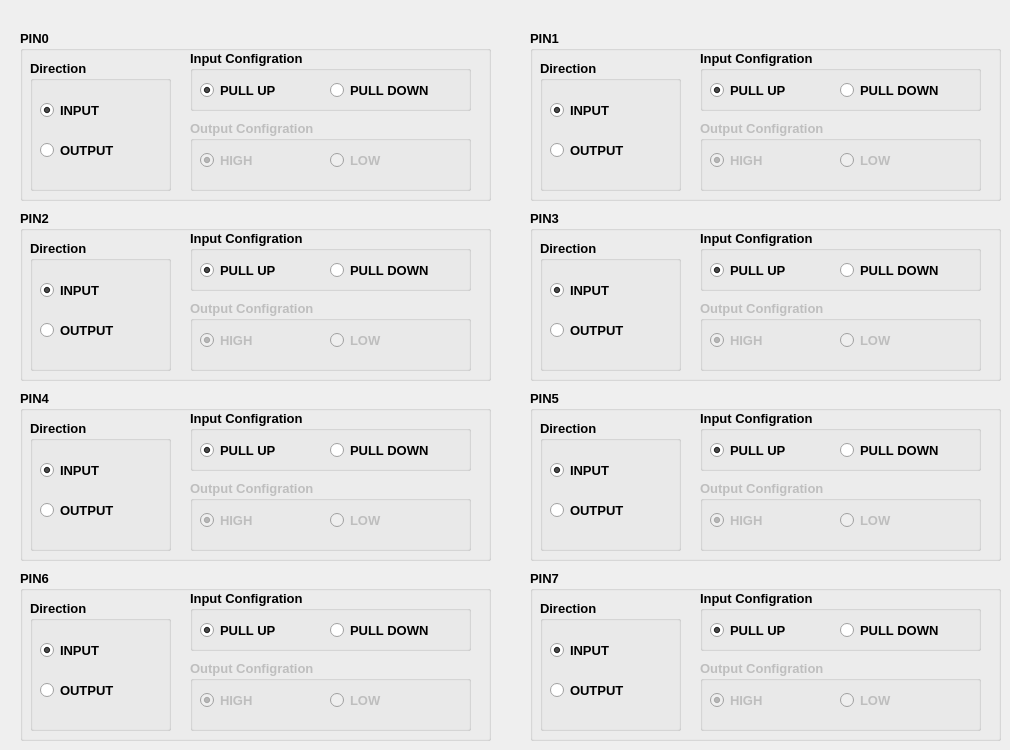
     <widget class="QWidget" name="portC_tab">
      <attribute name="title">
       <string>PORTC</string>
      </attribute>
      <widget class="QGroupBox" name="groupBox_225">
       <property name="geometry">
        <rect>
         <x>530</x>
         <y>210</y>
         <width>471</width>
         <height>171</height>
        </rect>
       </property>
       <property name="font">
        <font>
         <pointsize>10</pointsize>
         <weight>75</weight>
         <bold>true</bold>
        </font>
       </property>
       <property name="title">
        <string>PIN3</string>
       </property>
       <widget class="QGroupBox" name="groupBox_226">
        <property name="geometry">
         <rect>
          <x>10</x>
          <y>30</y>
          <width>141</width>
          <height>131</height>
         </rect>
        </property>
        <property name="title">
         <string>Direction</string>
        </property>
        <widget class="QRadioButton" name="PORTC_PIN3_INPUT_radioButton_2">
         <property name="geometry">
          <rect>
           <x>10</x>
           <y>40</y>
           <width>95</width>
           <height>20</height>
          </rect>
         </property>
         <property name="text">
          <string>INPUT</string>
         </property>
         <property name="checked">
          <bool>true</bool>
         </property>
        </widget>
        <widget class="QRadioButton" name="PORTC_PIN3_OUTPUT_radioButton_2">
         <property name="geometry">
          <rect>
           <x>10</x>
           <y>80</y>
           <width>95</width>
           <height>20</height>
          </rect>
         </property>
         <property name="text">
          <string>OUTPUT</string>
         </property>
        </widget>
       </widget>
       <widget class="QGroupBox" name="groupBox_227">
        <property name="geometry">
         <rect>
          <x>170</x>
          <y>20</y>
          <width>281</width>
          <height>61</height>
         </rect>
        </property>
        <property name="title">
         <string>Input Configration</string>
        </property>
        <widget class="QRadioButton" name="PORTC_PIN3_IN_PULL_UP_radioButton_2">
         <property name="geometry">
          <rect>
           <x>10</x>
           <y>30</y>
           <width>95</width>
           <height>20</height>
          </rect>
         </property>
         <property name="text">
          <string>PULL UP</string>
         </property>
         <property name="checked">
          <bool>true</bool>
         </property>
        </widget>
        <widget class="QRadioButton" name="PORTC_PIN3_IN_PULL_DOWN_radioButton_2">
         <property name="geometry">
          <rect>
           <x>140</x>
           <y>30</y>
           <width>141</width>
           <height>20</height>
          </rect>
         </property>
         <property name="text">
          <string>PULL DOWN</string>
         </property>
        </widget>
       </widget>
       <widget class="QGroupBox" name="groupBox_228">
        <property name="enabled">
         <bool>false</bool>
        </property>
        <property name="geometry">
         <rect>
          <x>170</x>
          <y>90</y>
          <width>281</width>
          <height>71</height>
         </rect>
        </property>
        <property name="title">
         <string>Output Configration</string>
        </property>
        <widget class="QRadioButton" name="PORTC_PIN3_OUT_HIGH_radioButton_2">
         <property name="geometry">
          <rect>
           <x>10</x>
           <y>30</y>
           <width>111</width>
           <height>20</height>
          </rect>
         </property>
         <property name="text">
          <string>HIGH</string>
         </property>
         <property name="checked">
          <bool>true</bool>
         </property>
        </widget>
        <widget class="QRadioButton" name="PORTC_PIN3_OUT_LOW_radioButton_2">
         <property name="geometry">
          <rect>
           <x>140</x>
           <y>30</y>
           <width>95</width>
           <height>20</height>
          </rect>
         </property>
         <property name="text">
          <string>LOW</string>
         </property>
        </widget>
       </widget>
      </widget>
      <widget class="QGroupBox" name="groupBox_205">
       <property name="geometry">
        <rect>
         <x>20</x>
         <y>30</y>
         <width>471</width>
         <height>171</height>
        </rect>
       </property>
       <property name="font">
        <font>
         <pointsize>10</pointsize>
         <weight>75</weight>
         <bold>true</bold>
        </font>
       </property>
       <property name="title">
        <string>PIN0</string>
       </property>
       <widget class="QGroupBox" name="groupBox_206">
        <property name="geometry">
         <rect>
          <x>10</x>
          <y>30</y>
          <width>141</width>
          <height>131</height>
         </rect>
        </property>
        <property name="title">
         <string>Direction</string>
        </property>
        <widget class="QRadioButton" name="PORTC_PIN0_INPUT_radioButton_2">
         <property name="geometry">
          <rect>
           <x>10</x>
           <y>40</y>
           <width>95</width>
           <height>20</height>
          </rect>
         </property>
         <property name="text">
          <string>INPUT</string>
         </property>
         <property name="checked">
          <bool>true</bool>
         </property>
        </widget>
        <widget class="QRadioButton" name="PORTC_PIN0_OUTPUT_radioButton_2">
         <property name="geometry">
          <rect>
           <x>10</x>
           <y>80</y>
           <width>95</width>
           <height>20</height>
          </rect>
         </property>
         <property name="text">
          <string>OUTPUT</string>
         </property>
        </widget>
       </widget>
       <widget class="QGroupBox" name="groupBox_207">
        <property name="geometry">
         <rect>
          <x>170</x>
          <y>20</y>
          <width>281</width>
          <height>61</height>
         </rect>
        </property>
        <property name="title">
         <string>Input Configration</string>
        </property>
        <widget class="QRadioButton" name="PORTC_PIN0_IN_PULL_UP_radioButton_2">
         <property name="geometry">
          <rect>
           <x>10</x>
           <y>30</y>
           <width>95</width>
           <height>20</height>
          </rect>
         </property>
         <property name="text">
          <string>PULL UP</string>
         </property>
         <property name="checked">
          <bool>true</bool>
         </property>
        </widget>
        <widget class="QRadioButton" name="PORTC_PIN0_IN_PULL_DOWN_radioButton_2">
         <property name="geometry">
          <rect>
           <x>140</x>
           <y>30</y>
           <width>141</width>
           <height>20</height>
          </rect>
         </property>
         <property name="text">
          <string>PULL DOWN</string>
         </property>
        </widget>
       </widget>
       <widget class="QGroupBox" name="groupBox_208">
        <property name="enabled">
         <bool>false</bool>
        </property>
        <property name="geometry">
         <rect>
          <x>170</x>
          <y>90</y>
          <width>281</width>
          <height>71</height>
         </rect>
        </property>
        <property name="title">
         <string>Output Configration</string>
        </property>
        <widget class="QRadioButton" name="PORTC_PIN0_OUT_HIGH_radioButton">
         <property name="geometry">
          <rect>
           <x>10</x>
           <y>30</y>
           <width>111</width>
           <height>20</height>
          </rect>
         </property>
         <property name="text">
          <string>HIGH</string>
         </property>
         <property name="checked">
          <bool>true</bool>
         </property>
        </widget>
        <widget class="QRadioButton" name="PORTC_PIN0_OUT_LOW_radioButton">
         <property name="geometry">
          <rect>
           <x>140</x>
           <y>30</y>
           <width>95</width>
           <height>20</height>
          </rect>
         </property>
         <property name="text">
          <string>LOW</string>
         </property>
        </widget>
       </widget>
      </widget>
      <widget class="QGroupBox" name="groupBox_117">
       <property name="geometry">
        <rect>
         <x>530</x>
         <y>570</y>
         <width>471</width>
         <height>171</height>
        </rect>
       </property>
       <property name="font">
        <font>
         <pointsize>10</pointsize>
         <weight>75</weight>
         <bold>true</bold>
        </font>
       </property>
       <property name="title">
        <string>PIN7</string>
       </property>
       <widget class="QGroupBox" name="groupBox_121">
        <property name="geometry">
         <rect>
          <x>10</x>
          <y>30</y>
          <width>141</width>
          <height>131</height>
         </rect>
        </property>
        <property name="title">
         <string>Direction</string>
        </property>
        <widget class="QRadioButton" name="PORTC_PIN7_INPUT_radioButton_2">
         <property name="geometry">
          <rect>
           <x>10</x>
           <y>40</y>
           <width>95</width>
           <height>20</height>
          </rect>
         </property>
         <property name="text">
          <string>INPUT</string>
         </property>
         <property name="checked">
          <bool>true</bool>
         </property>
        </widget>
        <widget class="QRadioButton" name="PORTC_PIN7_OUTPUT_radioButton_2">
         <property name="geometry">
          <rect>
           <x>10</x>
           <y>80</y>
           <width>95</width>
           <height>20</height>
          </rect>
         </property>
         <property name="text">
          <string>OUTPUT</string>
         </property>
        </widget>
       </widget>
       <widget class="QGroupBox" name="groupBox_125">
        <property name="geometry">
         <rect>
          <x>170</x>
          <y>20</y>
          <width>281</width>
          <height>61</height>
         </rect>
        </property>
        <property name="title">
         <string>Input Configration</string>
        </property>
        <widget class="QRadioButton" name="PORTC_PIN7_IN_PULL_UP_radioButton_2">
         <property name="geometry">
          <rect>
           <x>10</x>
           <y>30</y>
           <width>95</width>
           <height>20</height>
          </rect>
         </property>
         <property name="text">
          <string>PULL UP</string>
         </property>
         <property name="checked">
          <bool>true</bool>
         </property>
        </widget>
        <widget class="QRadioButton" name="PORTC_PIN7_IN_PULL_DOWN_radioButton_2">
         <property name="geometry">
          <rect>
           <x>140</x>
           <y>30</y>
           <width>141</width>
           <height>20</height>
          </rect>
         </property>
         <property name="text">
          <string>PULL DOWN</string>
         </property>
        </widget>
       </widget>
       <widget class="QGroupBox" name="groupBox_129">
        <property name="enabled">
         <bool>false</bool>
        </property>
        <property name="geometry">
         <rect>
          <x>170</x>
          <y>90</y>
          <width>281</width>
          <height>71</height>
         </rect>
        </property>
        <property name="title">
         <string>Output Configration</string>
        </property>
        <widget class="QRadioButton" name="PORTC_PIN7_OUT_HIGH_radioButton_2">
         <property name="geometry">
          <rect>
           <x>10</x>
           <y>30</y>
           <width>111</width>
           <height>20</height>
          </rect>
         </property>
         <property name="text">
          <string>HIGH</string>
         </property>
         <property name="checked">
          <bool>true</bool>
         </property>
        </widget>
        <widget class="QRadioButton" name="PORTC_PIN7_OUT_LOW_radioButton_2">
         <property name="geometry">
          <rect>
           <x>140</x>
           <y>30</y>
           <width>95</width>
           <height>20</height>
          </rect>
         </property>
         <property name="text">
          <string>LOW</string>
         </property>
        </widget>
       </widget>
      </widget>
      <widget class="QGroupBox" name="groupBox_213">
       <property name="geometry">
        <rect>
         <x>530</x>
         <y>390</y>
         <width>471</width>
         <height>171</height>
        </rect>
       </property>
       <property name="font">
        <font>
         <pointsize>10</pointsize>
         <weight>75</weight>
         <bold>true</bold>
        </font>
       </property>
       <property name="title">
        <string>PIN5</string>
       </property>
       <widget class="QGroupBox" name="groupBox_214">
        <property name="geometry">
         <rect>
          <x>10</x>
          <y>30</y>
          <width>141</width>
          <height>131</height>
         </rect>
        </property>
        <property name="title">
         <string>Direction</string>
        </property>
        <widget class="QRadioButton" name="PORTC_PIN5_INPUT_radioButton_2">
         <property name="geometry">
          <rect>
           <x>10</x>
           <y>40</y>
           <width>95</width>
           <height>20</height>
          </rect>
         </property>
         <property name="text">
          <string>INPUT</string>
         </property>
         <property name="checked">
          <bool>true</bool>
         </property>
        </widget>
        <widget class="QRadioButton" name="PORTC_PIN5_OUTPUT_radioButton_2">
         <property name="geometry">
          <rect>
           <x>10</x>
           <y>80</y>
           <width>95</width>
           <height>20</height>
          </rect>
         </property>
         <property name="text">
          <string>OUTPUT</string>
         </property>
        </widget>
       </widget>
       <widget class="QGroupBox" name="groupBox_215">
        <property name="geometry">
         <rect>
          <x>170</x>
          <y>20</y>
          <width>281</width>
          <height>61</height>
         </rect>
        </property>
        <property name="title">
         <string>Input Configration</string>
        </property>
        <widget class="QRadioButton" name="PORTC_PIN5_IN_PULL_UP_radioButton_2">
         <property name="geometry">
          <rect>
           <x>10</x>
           <y>30</y>
           <width>95</width>
           <height>20</height>
          </rect>
         </property>
         <property name="text">
          <string>PULL UP</string>
         </property>
         <property name="checked">
          <bool>true</bool>
         </property>
        </widget>
        <widget class="QRadioButton" name="PORTC_PIN5_IN_PULL_DOWN_radioButton_2">
         <property name="geometry">
          <rect>
           <x>140</x>
           <y>30</y>
           <width>141</width>
           <height>20</height>
          </rect>
         </property>
         <property name="text">
          <string>PULL DOWN</string>
         </property>
        </widget>
       </widget>
       <widget class="QGroupBox" name="groupBox_216">
        <property name="enabled">
         <bool>false</bool>
        </property>
        <property name="geometry">
         <rect>
          <x>170</x>
          <y>90</y>
          <width>281</width>
          <height>71</height>
         </rect>
        </property>
        <property name="title">
         <string>Output Configration</string>
        </property>
        <widget class="QRadioButton" name="PORTC_PIN5_OUT_HIGH_radioButton_2">
         <property name="geometry">
          <rect>
           <x>10</x>
           <y>30</y>
           <width>111</width>
           <height>20</height>
          </rect>
         </property>
         <property name="text">
          <string>HIGH</string>
         </property>
         <property name="checked">
          <bool>true</bool>
         </property>
        </widget>
        <widget class="QRadioButton" name="PORTC_PIN5_OUT_LOW_radioButton_2">
         <property name="geometry">
          <rect>
           <x>140</x>
           <y>30</y>
           <width>95</width>
           <height>20</height>
          </rect>
         </property>
         <property name="text">
          <string>LOW</string>
         </property>
        </widget>
       </widget>
      </widget>
      <widget class="QGroupBox" name="groupBox_209">
       <property name="geometry">
        <rect>
         <x>20</x>
         <y>210</y>
         <width>471</width>
         <height>171</height>
        </rect>
       </property>
       <property name="font">
        <font>
         <pointsize>10</pointsize>
         <weight>75</weight>
         <bold>true</bold>
        </font>
       </property>
       <property name="title">
        <string>PIN2</string>
       </property>
       <widget class="QGroupBox" name="groupBox_210">
        <property name="geometry">
         <rect>
          <x>10</x>
          <y>30</y>
          <width>141</width>
          <height>131</height>
         </rect>
        </property>
        <property name="title">
         <string>Direction</string>
        </property>
        <widget class="QRadioButton" name="PORTC_PIN2_INPUT_radioButton_2">
         <property name="geometry">
          <rect>
           <x>10</x>
           <y>40</y>
           <width>95</width>
           <height>20</height>
          </rect>
         </property>
         <property name="text">
          <string>INPUT</string>
         </property>
         <property name="checked">
          <bool>true</bool>
         </property>
        </widget>
        <widget class="QRadioButton" name="PORTC_PIN2_OUTPUT_radioButton_2">
         <property name="geometry">
          <rect>
           <x>10</x>
           <y>80</y>
           <width>95</width>
           <height>20</height>
          </rect>
         </property>
         <property name="text">
          <string>OUTPUT</string>
         </property>
         <property name="checked">
          <bool>false</bool>
         </property>
        </widget>
       </widget>
       <widget class="QGroupBox" name="groupBox_211">
        <property name="geometry">
         <rect>
          <x>170</x>
          <y>20</y>
          <width>281</width>
          <height>61</height>
         </rect>
        </property>
        <property name="title">
         <string>Input Configration</string>
        </property>
        <widget class="QRadioButton" name="PORTC_PIN2_IN_PULL_UP_radioButton_2">
         <property name="geometry">
          <rect>
           <x>10</x>
           <y>30</y>
           <width>95</width>
           <height>20</height>
          </rect>
         </property>
         <property name="text">
          <string>PULL UP</string>
         </property>
         <property name="checked">
          <bool>true</bool>
         </property>
        </widget>
        <widget class="QRadioButton" name="PORTC_PIN2_IN_PULL_DOWN_radioButton_2">
         <property name="geometry">
          <rect>
           <x>140</x>
           <y>30</y>
           <width>141</width>
           <height>20</height>
          </rect>
         </property>
         <property name="text">
          <string>PULL DOWN</string>
         </property>
        </widget>
       </widget>
       <widget class="QGroupBox" name="groupBox_212">
        <property name="enabled">
         <bool>false</bool>
        </property>
        <property name="geometry">
         <rect>
          <x>170</x>
          <y>90</y>
          <width>281</width>
          <height>71</height>
         </rect>
        </property>
        <property name="title">
         <string>Output Configration</string>
        </property>
        <widget class="QRadioButton" name="PORTC_PIN2_OUT_HIGH_radioButton_2">
         <property name="geometry">
          <rect>
           <x>10</x>
           <y>30</y>
           <width>111</width>
           <height>20</height>
          </rect>
         </property>
         <property name="text">
          <string>HIGH</string>
         </property>
         <property name="checked">
          <bool>true</bool>
         </property>
        </widget>
        <widget class="QRadioButton" name="PORTC_PIN2_OUT_LOW_radioButton_2">
         <property name="geometry">
          <rect>
           <x>140</x>
           <y>30</y>
           <width>95</width>
           <height>20</height>
          </rect>
         </property>
         <property name="text">
          <string>LOW</string>
         </property>
        </widget>
       </widget>
      </widget>
      <widget class="QGroupBox" name="groupBox_133">
       <property name="geometry">
        <rect>
         <x>20</x>
         <y>390</y>
         <width>471</width>
         <height>171</height>
        </rect>
       </property>
       <property name="font">
        <font>
         <pointsize>10</pointsize>
         <weight>75</weight>
         <bold>true</bold>
        </font>
       </property>
       <property name="title">
        <string>PIN4</string>
       </property>
       <widget class="QGroupBox" name="groupBox_137">
        <property name="geometry">
         <rect>
          <x>10</x>
          <y>30</y>
          <width>141</width>
          <height>131</height>
         </rect>
        </property>
        <property name="title">
         <string>Direction</string>
        </property>
        <widget class="QRadioButton" name="PORTC_PIN4_INPUT_radioButton_2">
         <property name="geometry">
          <rect>
           <x>10</x>
           <y>40</y>
           <width>95</width>
           <height>20</height>
          </rect>
         </property>
         <property name="text">
          <string>INPUT</string>
         </property>
         <property name="checked">
          <bool>true</bool>
         </property>
        </widget>
        <widget class="QRadioButton" name="PORTC_PIN4_OUTPUT_radioButton_2">
         <property name="geometry">
          <rect>
           <x>10</x>
           <y>80</y>
           <width>95</width>
           <height>20</height>
          </rect>
         </property>
         <property name="text">
          <string>OUTPUT</string>
         </property>
        </widget>
       </widget>
       <widget class="QGroupBox" name="groupBox_141">
        <property name="geometry">
         <rect>
          <x>170</x>
          <y>20</y>
          <width>281</width>
          <height>61</height>
         </rect>
        </property>
        <property name="title">
         <string>Input Configration</string>
        </property>
        <widget class="QRadioButton" name="PORTC_PIN4_IN_PULL_UP_radioButton_2">
         <property name="geometry">
          <rect>
           <x>10</x>
           <y>30</y>
           <width>95</width>
           <height>20</height>
          </rect>
         </property>
         <property name="text">
          <string>PULL UP</string>
         </property>
         <property name="checked">
          <bool>true</bool>
         </property>
        </widget>
        <widget class="QRadioButton" name="PORTC_PIN4_IN_PULL_DOWN_radioButton_2">
         <property name="geometry">
          <rect>
           <x>140</x>
           <y>30</y>
           <width>141</width>
           <height>20</height>
          </rect>
         </property>
         <property name="text">
          <string>PULL DOWN</string>
         </property>
        </widget>
       </widget>
       <widget class="QGroupBox" name="groupBox_145">
        <property name="enabled">
         <bool>false</bool>
        </property>
        <property name="geometry">
         <rect>
          <x>170</x>
          <y>90</y>
          <width>281</width>
          <height>71</height>
         </rect>
        </property>
        <property name="title">
         <string>Output Configration</string>
        </property>
        <widget class="QRadioButton" name="PORTC_PIN4_OUT_HIGH_radioButton_2">
         <property name="geometry">
          <rect>
           <x>10</x>
           <y>30</y>
           <width>111</width>
           <height>20</height>
          </rect>
         </property>
         <property name="text">
          <string>HIGH</string>
         </property>
         <property name="checked">
          <bool>true</bool>
         </property>
        </widget>
        <widget class="QRadioButton" name="PORTC_PIN4_OUT_LOW_radioButton_2">
         <property name="geometry">
          <rect>
           <x>140</x>
           <y>30</y>
           <width>95</width>
           <height>20</height>
          </rect>
         </property>
         <property name="text">
          <string>LOW</string>
         </property>
        </widget>
       </widget>
      </widget>
      <widget class="QGroupBox" name="groupBox_221">
       <property name="geometry">
        <rect>
         <x>20</x>
         <y>570</y>
         <width>471</width>
         <height>171</height>
        </rect>
       </property>
       <property name="font">
        <font>
         <pointsize>10</pointsize>
         <weight>75</weight>
         <bold>true</bold>
        </font>
       </property>
       <property name="title">
        <string>PIN6</string>
       </property>
       <widget class="QGroupBox" name="groupBox_222">
        <property name="geometry">
         <rect>
          <x>10</x>
          <y>30</y>
          <width>141</width>
          <height>131</height>
         </rect>
        </property>
        <property name="title">
         <string>Direction</string>
        </property>
        <widget class="QRadioButton" name="PORTC_PIN6_INPUT_radioButton_2">
         <property name="geometry">
          <rect>
           <x>10</x>
           <y>40</y>
           <width>95</width>
           <height>20</height>
          </rect>
         </property>
         <property name="text">
          <string>INPUT</string>
         </property>
         <property name="checked">
          <bool>true</bool>
         </property>
        </widget>
        <widget class="QRadioButton" name="PORTC_PIN6_OUTPUT_radioButton_2">
         <property name="geometry">
          <rect>
           <x>10</x>
           <y>80</y>
           <width>95</width>
           <height>20</height>
          </rect>
         </property>
         <property name="text">
          <string>OUTPUT</string>
         </property>
        </widget>
       </widget>
       <widget class="QGroupBox" name="groupBox_223">
        <property name="geometry">
         <rect>
          <x>170</x>
          <y>20</y>
          <width>281</width>
          <height>61</height>
         </rect>
        </property>
        <property name="title">
         <string>Input Configration</string>
        </property>
        <widget class="QRadioButton" name="PORTC_PIN6_IN_PULL_UP_radioButton_2">
         <property name="geometry">
          <rect>
           <x>10</x>
           <y>30</y>
           <width>95</width>
           <height>20</height>
          </rect>
         </property>
         <property name="text">
          <string>PULL UP</string>
         </property>
         <property name="checked">
          <bool>true</bool>
         </property>
        </widget>
        <widget class="QRadioButton" name="PORTC_PIN6_IN_PULL_DOWN_radioButton_2">
         <property name="geometry">
          <rect>
           <x>140</x>
           <y>30</y>
           <width>141</width>
           <height>20</height>
          </rect>
         </property>
         <property name="text">
          <string>PULL DOWN</string>
         </property>
        </widget>
       </widget>
       <widget class="QGroupBox" name="groupBox_224">
        <property name="enabled">
         <bool>false</bool>
        </property>
        <property name="geometry">
         <rect>
          <x>170</x>
          <y>90</y>
          <width>281</width>
          <height>71</height>
         </rect>
        </property>
        <property name="title">
         <string>Output Configration</string>
        </property>
        <widget class="QRadioButton" name="PORTC_PIN6_OUT_HIGH_radioButton_2">
         <property name="geometry">
          <rect>
           <x>10</x>
           <y>30</y>
           <width>111</width>
           <height>20</height>
          </rect>
         </property>
         <property name="text">
          <string>HIGH</string>
         </property>
         <property name="checked">
          <bool>true</bool>
         </property>
        </widget>
        <widget class="QRadioButton" name="PORTC_PIN6_OUT_LOW_radioButton_2">
         <property name="geometry">
          <rect>
           <x>140</x>
           <y>30</y>
           <width>95</width>
           <height>20</height>
          </rect>
         </property>
         <property name="text">
          <string>LOW</string>
         </property>
        </widget>
       </widget>
      </widget>
      <widget class="QGroupBox" name="groupBox_217">
       <property name="geometry">
        <rect>
         <x>530</x>
         <y>30</y>
         <width>471</width>
         <height>171</height>
        </rect>
       </property>
       <property name="font">
        <font>
         <pointsize>10</pointsize>
         <weight>75</weight>
         <bold>true</bold>
        </font>
       </property>
       <property name="title">
        <string>PIN1</string>
       </property>
       <widget class="QGroupBox" name="groupBox_218">
        <property name="geometry">
         <rect>
          <x>10</x>
          <y>30</y>
          <width>141</width>
          <height>131</height>
         </rect>
        </property>
        <property name="title">
         <string>Direction</string>
        </property>
        <widget class="QRadioButton" name="PORTC_PIN1_INPUT_radioButton_2">
         <property name="geometry">
          <rect>
           <x>10</x>
           <y>40</y>
           <width>95</width>
           <height>20</height>
          </rect>
         </property>
         <property name="text">
          <string>INPUT</string>
         </property>
         <property name="checked">
          <bool>true</bool>
         </property>
        </widget>
        <widget class="QRadioButton" name="PORTC_PIN1_OUTPUT_radioButton_2">
         <property name="geometry">
          <rect>
           <x>10</x>
           <y>80</y>
           <width>95</width>
           <height>20</height>
          </rect>
         </property>
         <property name="text">
          <string>OUTPUT</string>
         </property>
        </widget>
       </widget>
       <widget class="QGroupBox" name="groupBox_219">
        <property name="geometry">
         <rect>
          <x>170</x>
          <y>20</y>
          <width>281</width>
          <height>61</height>
         </rect>
        </property>
        <property name="title">
         <string>Input Configration</string>
        </property>
        <widget class="QRadioButton" name="PORTC_PIN1_IN_PULL_UP_radioButton_2">
         <property name="geometry">
          <rect>
           <x>10</x>
           <y>30</y>
           <width>95</width>
           <height>20</height>
          </rect>
         </property>
         <property name="text">
          <string>PULL UP</string>
         </property>
         <property name="checked">
          <bool>true</bool>
         </property>
        </widget>
        <widget class="QRadioButton" name="PORTC_PIN1_IN_PULL_DOWN_radioButton_2">
         <property name="geometry">
          <rect>
           <x>140</x>
           <y>30</y>
           <width>141</width>
           <height>20</height>
          </rect>
         </property>
         <property name="text">
          <string>PULL DOWN</string>
         </property>
        </widget>
       </widget>
       <widget class="QGroupBox" name="groupBox_220">
        <property name="enabled">
         <bool>false</bool>
        </property>
        <property name="geometry">
         <rect>
          <x>170</x>
          <y>90</y>
          <width>281</width>
          <height>71</height>
         </rect>
        </property>
        <property name="title">
         <string>Output Configration</string>
        </property>
        <widget class="QRadioButton" name="PORTC_PIN1_OUT_HIGH_radioButton_2">
         <property name="geometry">
          <rect>
           <x>10</x>
           <y>30</y>
           <width>111</width>
           <height>20</height>
          </rect>
         </property>
         <property name="text">
          <string>HIGH</string>
         </property>
         <property name="checked">
          <bool>true</bool>
         </property>
        </widget>
        <widget class="QRadioButton" name="PORTC_PIN1_OUT_LOW_radioButton_2">
         <property name="geometry">
          <rect>
           <x>140</x>
           <y>30</y>
           <width>95</width>
           <height>20</height>
          </rect>
         </property>
         <property name="text">
          <string>LOW</string>
         </property>
        </widget>
       </widget>
      </widget>
     </widget>
